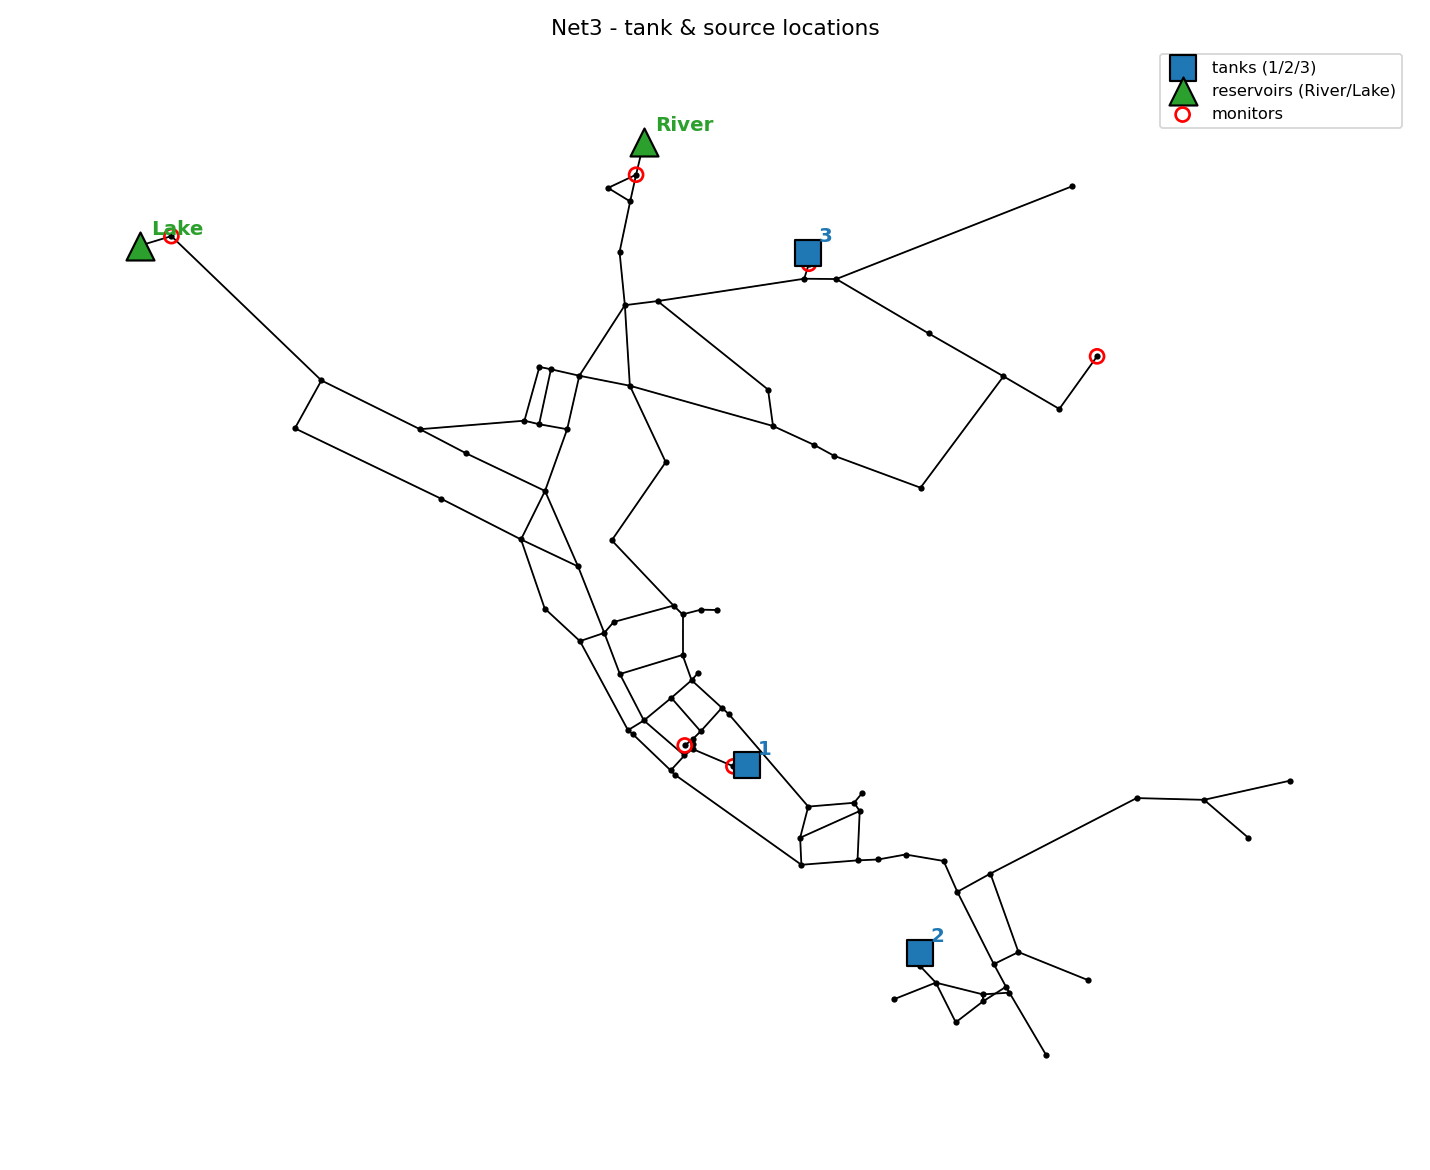

Write the Python code that produced this figure.
import os, matplotlib
matplotlib.use("Agg")
import matplotlib.pyplot as plt
import wntr

INP = os.path.join(os.path.dirname(wntr.__file__), "library", "networks", "Net3.inp")
wn = wntr.network.WaterNetworkModel(INP)
MON = ["10", "15", "20", "35", "40", "60"]

# --- print tank locations + what connects to them ---
print("TANKS:")
for t in wn.tank_name_list:
    xy = wn.get_node(t).coordinates
    links = [l for l in wn.link_name_list
             if t in (wn.get_link(l).start_node_name, wn.get_link(l).end_node_name)]
    nbrs = []
    for l in links:
        lk = wn.get_link(l)
        other = lk.end_node_name if lk.start_node_name == t else lk.start_node_name
        nbrs.append(f"{l}->{other}")
    print(f"  tank {t}: coord={xy}, connects via {nbrs}")
print("RESERVOIRS:")
for r in wn.reservoir_name_list:
    print(f"  {r}: coord={wn.get_node(r).coordinates}")

# --- plot ---
fig, ax = plt.subplots(figsize=(11, 9))
wntr.graphics.plot_network(wn, node_size=12,
                           title="Net3 - tank & source locations", ax=ax, show_plot=False)

def mark(names, marker, color, size, label):
    xs = [wn.get_node(n).coordinates[0] for n in names]
    ys = [wn.get_node(n).coordinates[1] for n in names]
    ax.scatter(xs, ys, marker=marker, s=size, c=color, edgecolors="black",
               linewidths=1.2, zorder=6, label=label)
    for n in names:
        x, y = wn.get_node(n).coordinates
        ax.annotate(n, (x, y), xytext=(6, 6), textcoords="offset points",
                    fontsize=11, fontweight="bold", color=color, zorder=7)

mark(wn.tank_name_list, "s", "tab:blue", 200, "tanks (1/2/3)")
mark(wn.reservoir_name_list, "^", "tab:green", 240, "reservoirs (River/Lake)")
# monitors for context (small, no bold labels)
mx = [wn.get_node(n).coordinates[0] for n in MON]
my = [wn.get_node(n).coordinates[1] for n in MON]
ax.scatter(mx, my, marker="o", s=60, facecolors="none", edgecolors="red",
           linewidths=1.5, zorder=5, label="monitors")

ax.legend(loc="best", fontsize=9)
plt.tight_layout()
out = os.path.join(os.path.dirname(__file__), "_tankloc.png")
plt.savefig(out, dpi=130)
print("saved", out)
